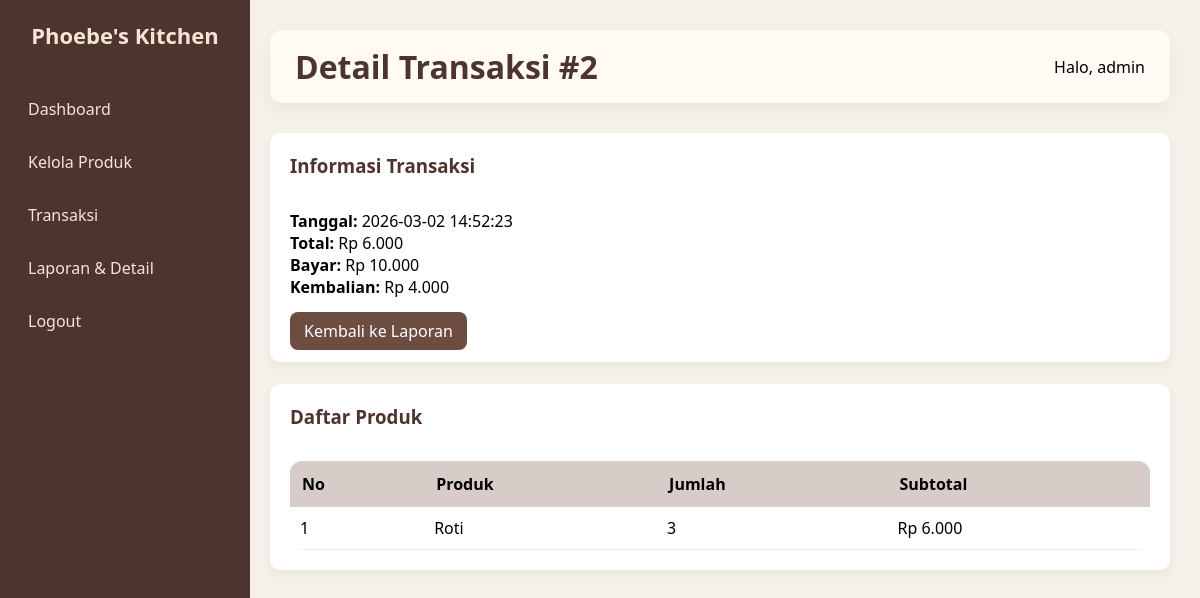
The page /src/detail_transaksi.php?id=2 (signed in) on the database its author committed.
### tables this page shows
CREATE TABLE `transaksi` (
  `id_transaksi` int(11) NOT NULL,
  `tanggal` datetime DEFAULT current_timestamp(),
  `total` int(11) NOT NULL,
  `bayar` int(11) NOT NULL,
  `kembalian` int(11) NOT NULL
);

CREATE TABLE `detail_transaksi` (
  `id_detail` int(11) NOT NULL,
  `id_transaksi` int(11) DEFAULT NULL,
  `id_produk` int(11) DEFAULT NULL,
  `jumlah` int(11) DEFAULT NULL,
  `subtotal` int(11) DEFAULT NULL
);

CREATE TABLE `produk` (
  `id_produk` int(11) NOT NULL,
  `nama_produk` varchar(100) NOT NULL,
  `harga` int(11) NOT NULL,
  `stok` int(11) NOT NULL
);

### src/detail_transaksi.php (the view, shortened to what this page needs)
<?php
include 'koneksi.php';
$id = $_GET['id'];
$transaksi = mysqli_query($conn, "SELECT * FROM transaksi WHERE id_transaksi='$id'");
$data_transaksi = mysqli_fetch_assoc($transaksi);
$query = mysqli_query($conn, "
    SELECT d.*, p.nama_produk
    FROM detail_transaksi d
    JOIN produk p ON d.id_produk = p.id_produk
    WHERE d.id_transaksi = '$id'
");
?>
<!DOCTYPE html>
<html>
<head>
    <link rel="stylesheet" href="assets/style.css">
</head>
<body>
<div class="sidebar">
    <h2>Phoebe's Kitchen</h2>
    <ul>
        <li><a href="dashboard.php">Dashboard</a></li>
        <li><a href="produk.php">Kelola Produk</a></li>
        <li><a href="transaksi.php">Transaksi</a></li>
        <li><a href="laporan.php">Laporan & Detail</a></li>
        <li><a href="logout.php">Logout</a></li>
    </ul>
</div>
<div class="main">
    <div class="topbar">
        <h1>Detail Transaksi #<?= $id; ?></h1>
        <div>
            Halo, <?= $_SESSION['username']; ?>
        </div>
    </div>
    <div class="card">
        <h3>Informasi Transaksi</h3>
        <br>
        <p><strong>Tanggal:</strong> <?= $data_transaksi['tanggal']; ?></p>
        <p><strong>Total:</strong> Rp <?= number_format($data_transaksi['total'],0,',','.'); ?></p>
        <p><strong>Bayar:</strong> Rp <?= number_format($data_transaksi['bayar'],0,',','.'); ?></p>
        <p><strong>Kembalian:</strong> Rp <?= number_format($data_transaksi['kembalian'],0,',','.'); ?></p>
        <br>
        <a href="laporan.php" class="btn">Kembali ke Laporan</a>
    </div>
    <br>
    <div class="card">
        <h3>Daftar Produk</h3>
        <br>
        <table>
            <tr>
                <th>No</th>
                <th>Produk</th>
                <th>Jumlah</th>
                <th>Subtotal</th>
            </tr>
            <?php
            $no = 1;
            while ($row = mysqli_fetch_assoc($query)) {
            ?>
            <tr>
                <td><?= $no++; ?></td>
                <td><?= $row['nama_produk']; ?></td>
                <td><?= $row['jumlah']; ?></td>
                <td>Rp <?= number_format($row['subtotal'],0,',','.'); ?></td>
            </tr>
            <?php } ?>
        </table>
    </div>
</div>
</body>
</html>

### src/assets/style.css (style rules this page uses)
* { margin: 0; padding: 0; box-sizing: border-box; font-family: 'Segoe UI', sans-serif; }
body { background-color: #f5f1ea; display: flex; }
.sidebar { width: 240px; height: 100vh; background: #4e342e; color: #fff; padding: 30px 20px; position: fixed; }
.sidebar h2 { margin-bottom: 40px; font-size: 22px; text-align: center; color: #f5e6d3; }
.sidebar ul { list-style: none; }
.sidebar ul li { margin-bottom: 15px; }
.sidebar ul li a { text-decoration: none; color: #f5e6d3; padding: 10px 15px; display: block; border-radius: 8px; transition: 0.3s; }
.main { margin-left: 240px; padding: 30px; width: 100%; }
.topbar { background: #fffaf3; padding: 15px 25px; border-radius: 12px; margin-bottom: 30px; box-shadow: 0 5px 15px rgba(0,0,0,0.05); display: flex; justify-content: space-between; align-items: center; }
.topbar h1 { color: #4e342e; }
.card { background: #fff; padding: 20px; border-radius: 15px; box-shadow: 0 8px 20px rgba(0,0,0,0.05); }
.card h3 { margin-bottom: 10px; color: #4e342e; }
table { width: 100%; border-collapse: collapse; background: #fff; border-radius: 12px; overflow: hidden; }
table th { background: #d7ccc8; padding: 12px; text-align: left; }
table td { padding: 10px; border-bottom: 1px solid #eee; }
.btn { background: #6d4c41; color: white; padding: 8px 14px; border-radius: 8px; text-decoration: none; border: none; cursor: pointer; transition: 0.3s; }
.sidebar { width: 250px; background-color: #4e342e; color: white; padding: 20px; }
.sidebar ul { list-style: none; padding: 0; }
.sidebar ul li { margin: 15px 0; }
.sidebar ul li a { text-decoration: none; color: #f5e6d3; display: block; padding: 8px; border-radius: 5px; }
.card { border-radius: 10px; box-shadow: 0 4px 10px rgba(0,0,0,0.05); }
.sidebar { width: 250px; height: 100vh; background-color: #4e342e; color: white; padding: 20px; position: fixed; top: 0; left: 0; }

### rows shown on the page
transaksi: tanggal "2026-03-02 14:52:23", total "6.000", bayar "10.000", kembalian "4.000"
detail_transaksi: id_produk.nama_produk "Roti", jumlah "3", subtotal "6.000"

### other values the page prints
$id "2"
$_SESSION['username'] "admin"
